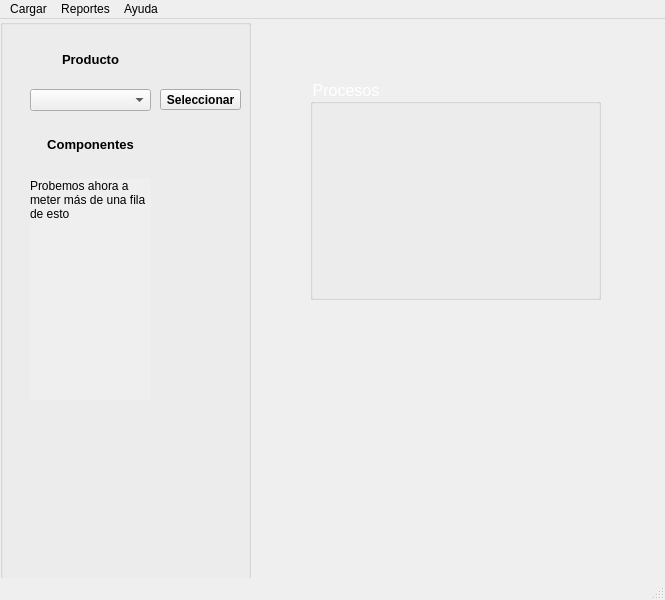
<?xml version="1.0" encoding="UTF-8"?>
<ui version="4.0">
 <class>MainWindow</class>
 <widget class="QMainWindow" name="MainWindow">
  <property name="geometry">
   <rect>
    <x>0</x>
    <y>0</y>
    <width>665</width>
    <height>600</height>
   </rect>
  </property>
  <property name="windowTitle">
   <string>MainWindow</string>
  </property>
  <widget class="QWidget" name="centralwidget">
   <widget class="QLabel" name="label">
    <property name="geometry">
     <rect>
      <x>0</x>
      <y>0</y>
      <width>661</width>
      <height>571</height>
     </rect>
    </property>
    <property name="autoFillBackground">
     <bool>false</bool>
    </property>
    <property name="styleSheet">
     <string notr="true">background-image: url(:/newPrefix/fondo.jpg);</string>
    </property>
    <property name="text">
     <string/>
    </property>
    <property name="wordWrap">
     <bool>true</bool>
    </property>
   </widget>
   <widget class="QLabel" name="label_2">
    <property name="geometry">
     <rect>
      <x>0</x>
      <y>0</y>
      <width>251</width>
      <height>571</height>
     </rect>
    </property>
    <property name="autoFillBackground">
     <bool>false</bool>
    </property>
    <property name="styleSheet">
     <string notr="true">
background-image: url(:/newPrefix/barrita.jpg);</string>
    </property>
    <property name="text">
     <string/>
    </property>
    <property name="pixmap">
     <pixmap resource="Imagenes.qrc">:/newPrefix/barrita.jpg</pixmap>
    </property>
    <property name="scaledContents">
     <bool>true</bool>
    </property>
   </widget>
   <widget class="QLabel" name="label_3">
    <property name="geometry">
     <rect>
      <x>50</x>
      <y>40</y>
      <width>141</width>
      <height>16</height>
     </rect>
    </property>
    <property name="autoFillBackground">
     <bool>false</bool>
    </property>
    <property name="text">
     <string/>
    </property>
   </widget>
   <widget class="QGroupBox" name="groupBox">
    <property name="geometry">
     <rect>
      <x>0</x>
      <y>0</y>
      <width>251</width>
      <height>561</height>
     </rect>
    </property>
    <property name="autoFillBackground">
     <bool>false</bool>
    </property>
    <property name="title">
     <string/>
    </property>
    <widget class="QLabel" name="label_4">
     <property name="enabled">
      <bool>true</bool>
     </property>
     <property name="geometry">
      <rect>
       <x>30</x>
       <y>25</y>
       <width>121</width>
       <height>31</height>
      </rect>
     </property>
     <property name="font">
      <font>
       <pointsize>10</pointsize>
       <weight>75</weight>
       <bold>true</bold>
      </font>
     </property>
     <property name="autoFillBackground">
      <bool>false</bool>
     </property>
     <property name="styleSheet">
      <string notr="true">background-image: url(:/newPrefix/boton.jpg);</string>
     </property>
     <property name="text">
      <string>Producto</string>
     </property>
     <property name="alignment">
      <set>Qt::AlignCenter</set>
     </property>
    </widget>
    <widget class="QComboBox" name="comboBox">
     <property name="geometry">
      <rect>
       <x>30</x>
       <y>70</y>
       <width>121</width>
       <height>22</height>
      </rect>
     </property>
     <property name="autoFillBackground">
      <bool>true</bool>
     </property>
    </widget>
    <widget class="QLabel" name="label_5">
     <property name="enabled">
      <bool>true</bool>
     </property>
     <property name="geometry">
      <rect>
       <x>30</x>
       <y>110</y>
       <width>121</width>
       <height>31</height>
      </rect>
     </property>
     <property name="font">
      <font>
       <pointsize>10</pointsize>
       <weight>75</weight>
       <bold>true</bold>
      </font>
     </property>
     <property name="autoFillBackground">
      <bool>false</bool>
     </property>
     <property name="styleSheet">
      <string notr="true">background-image: url(:/newPrefix/boton.jpg);</string>
     </property>
     <property name="text">
      <string>Componentes</string>
     </property>
     <property name="alignment">
      <set>Qt::AlignCenter</set>
     </property>
    </widget>
    <widget class="QLabel" name="label_6">
     <property name="geometry">
      <rect>
       <x>30</x>
       <y>160</y>
       <width>121</width>
       <height>221</height>
      </rect>
     </property>
     <property name="autoFillBackground">
      <bool>true</bool>
     </property>
     <property name="text">
      <string>Probemos ahora a meter más de una fila de esto</string>
     </property>
     <property name="scaledContents">
      <bool>true</bool>
     </property>
     <property name="alignment">
      <set>Qt::AlignLeading|Qt::AlignLeft|Qt::AlignTop</set>
     </property>
     <property name="wordWrap">
      <bool>true</bool>
     </property>
    </widget>
    <widget class="QPushButton" name="pushButton">
     <property name="geometry">
      <rect>
       <x>160</x>
       <y>70</y>
       <width>81</width>
       <height>21</height>
      </rect>
     </property>
     <property name="font">
      <font>
       <weight>75</weight>
       <bold>true</bold>
      </font>
     </property>
     <property name="text">
      <string>Seleccionar</string>
     </property>
    </widget>
   </widget>
   <widget class="QGroupBox" name="groupBox_2">
    <property name="geometry">
     <rect>
      <x>310</x>
      <y>60</y>
      <width>291</width>
      <height>221</height>
     </rect>
    </property>
    <property name="font">
     <font>
      <pointsize>12</pointsize>
     </font>
    </property>
    <property name="autoFillBackground">
     <bool>false</bool>
    </property>
    <property name="styleSheet">
     <string notr="true">color: rgb(255, 255, 255);</string>
    </property>
    <property name="title">
     <string>Procesos</string>
    </property>
    <property name="flat">
     <bool>false</bool>
    </property>
   </widget>
  </widget>
  <widget class="QMenuBar" name="menubar">
   <property name="geometry">
    <rect>
     <x>0</x>
     <y>0</y>
     <width>665</width>
     <height>21</height>
    </rect>
   </property>
   <widget class="QMenu" name="menuCargar">
    <property name="title">
     <string>Cargar</string>
    </property>
    <addaction name="actionConfiguraci_n"/>
    <addaction name="actionSimulacion"/>
   </widget>
   <widget class="QMenu" name="menuReportes">
    <property name="title">
     <string>Reportes</string>
    </property>
    <addaction name="actionReporte_simulaciones"/>
   </widget>
   <widget class="QMenu" name="menuAyuda">
    <property name="title">
     <string>Ayuda</string>
    </property>
    <addaction name="action_Que_busca_buen_hombre"/>
   </widget>
   <addaction name="menuCargar"/>
   <addaction name="menuReportes"/>
   <addaction name="menuAyuda"/>
  </widget>
  <widget class="QStatusBar" name="statusbar"/>
  <action name="actionConfiguraci_n">
   <property name="text">
    <string>Configuracion</string>
   </property>
  </action>
  <action name="actionReporte_simulaciones">
   <property name="text">
    <string>Reporte simulaciones</string>
   </property>
  </action>
  <action name="actionSimulacion">
   <property name="text">
    <string>Simulacion</string>
   </property>
  </action>
  <action name="action_Que_busca_buen_hombre">
   <property name="text">
    <string>¿Que busca buen hombre? </string>
   </property>
  </action>
 </widget>
 <resources>
  <include location="Imagenes.qrc"/>
 </resources>
 <connections/>
</ui>
